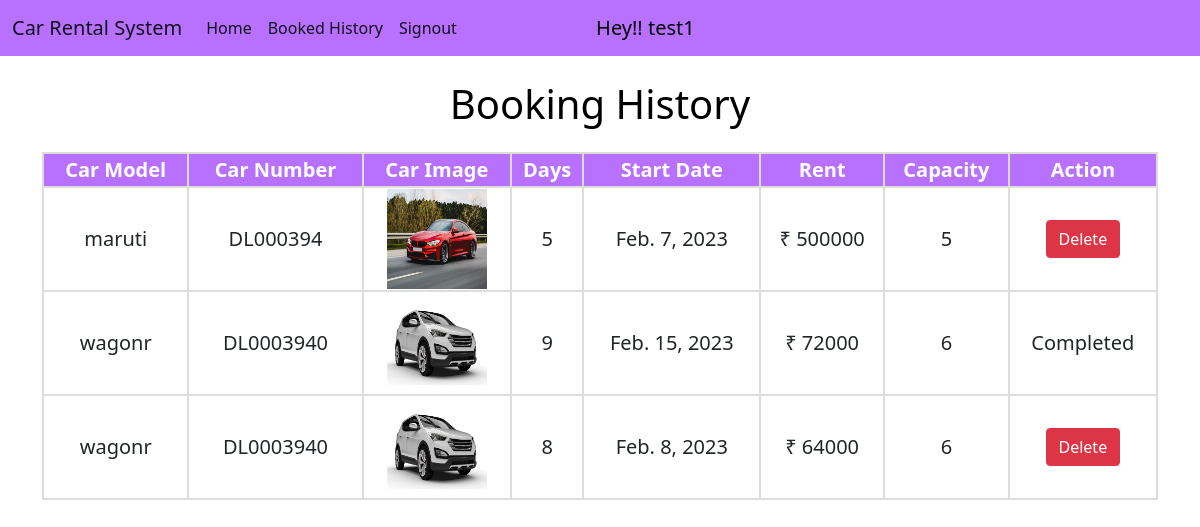
/customer_dashboard/ (signed in), run on the app's committed database.
### home/models.py (models this page shows, shortened)
class User(AbstractUser):
    is_customer= models.BooleanField('customer status',default=False)
    is_car_agency= models.BooleanField('car agency status',default=False)

class Car(models.Model):
    model = models.CharField(max_length=50)
    number = models.CharField(max_length=50, unique=True)
    image = models.ImageField(upload_to="")
    car_agency = models.ForeignKey(CarAgency, on_delete=models.PROTECT)
    capacity = models.CharField(max_length=2)
    location = models.ForeignKey(Location, on_delete=models.SET_NULL, null=True)
    is_available = models.BooleanField(default=True)
    rent = models.CharField(max_length=10, blank=True)

class Booking(models.Model):
    user = models.ForeignKey(User, on_delete=models.CASCADE)
    car_agency = models.ForeignKey(CarAgency, on_delete=models.CASCADE)
    car = models.ForeignKey(Car, on_delete=models.CASCADE)
    rent = models.CharField(max_length=10)
    days = models.CharField(max_length=3)
    date = models.DateField()
    is_complete = models.BooleanField(default=False)

### home/views.py (the view)
# urls.py: path("customer_dashboard/", views.booked_history, name="customer_homepage"),
def booked_history(request):
    view_booked = []
    user = User.objects.get(username=request.user)
    try:
        bookings = Booking.objects.filter(user=user)
    except:
        bookings = None
    if bookings is not None:
        for booking in bookings:
                booking_dictionary = {'id':booking.id, 'rent':booking.rent, 'car':booking.car, 'days':booking.days, 'date':booking.date, 'car_agency':booking.car_agency, 'is_complete':booking.is_complete}
                view_booked.append(booking_dictionary)
    return render(request, "booked_history.html", {'view_booked':view_booked})

### home/templates/booked_history.html (shortened to what this page needs)
{% extends 'customer_navbar.html' %}
{% block body %}
<div class="container">
    {% if view_booked %}
    <h1 class="mt-4">Booking History</h1>
    <div class="users-table mt-4">
    <table>
        <tbody>
            <tr>
                <th>Car Model</th>
                <th>Car Number</th>
                <th> Car Image</th>
                <th>Days</th>
                <th>Start Date</th>
                <th>Rent</th>
                <th>Capacity</th>
                <th>Action</th>
            </tr>
            {% for book in view_booked %}
            <tr>
                <td>{{book.car.model}}</td>
                <td>{{book.car.number}}</td>
                <td><img src="{{book.car.image.url}}" alt="" width="100px" height="100px"></td>
                <td>{{book.days}}</td>
                <td>{{book.date}}</td>
                <td>₹ {{book.rent}}</td>
                <td>{{book.car.capacity}}</td>
                {% if book.is_complete %}
                <td>Completed</td>
                {% else %}
                <td><a href="/delete_book/{{book.id}}/" class="btn btn-danger" onclick="return confirm('Are you sure you want to delete {{car.name}}?')">Delete</a></td>
                {% endif %}
            </tr>
            {% endfor %}
        </tbody>
    </table>
    {% else %}
    <br>
    <h2>No Booking history</h2>
    {% endif %}
</div>
{% endblock %}

### home/templates/customer_navbar.html (shortened to what this page needs)
<!doctype html>
<html lang="en">
  <head>
    <link href="https://cdn.jsdelivr.net/npm/bootstrap@5.1.0/dist/css/bootstrap.min.css" rel="stylesheet">
  </head>
  <body>
    <nav class="navbar navbar-expand-lg navbar-light sticky-top">
        <div class="container-fluid">
          <a class="navbar-brand" href="/">Car Rental System</a>
          <div class="collapse navbar-collapse" id="navbarSupportedContent">
            <ul class="navbar-nav me-5">
              <li class="nav-item">
                <a class="nav-link active" aria-current="page" href="/">Home</a>
              </li>
              <li class="nav-item">
                <a class="nav-link active" aria-current="page" href="/booked_history/">Booked History</a>
              </li>
              <li class="nav-item">
                <a class="nav-link active" aria-current="page" href="/signout/">Signout</a>
              </li>
            </ul>
            <a href="#" style="text-decoration: none; color: black; font-size: 20px;">&nbsp;&nbsp;&nbsp;&nbsp;&nbsp;&nbsp;&nbsp;&nbsp;&nbsp;&nbsp;&nbsp;&nbsp;&nbsp;&nbsp;&nbsp;
              Hey!! {{request.user}}</a>
          </div>
        </div>
      </nav>
      {% block body %}
      {% endblock %}
  </body>
</html>

### home/templates/customer_navbar.html (style rules this page uses)
.navbar { background-color: #B871FF; }

### home/templates/booked_history.html (style rules this page uses)
h1 { text-align: center; color: black; }
table { border-collapse: collapse; width: 100%; text-align: center; font-size: 20px; }
th { background-color: #B871FF; color: white; }
th, td { border: 2px solid #ddd; }

### data on the page
User: user "test1"
Car: car.model "maruti", car.number "DL000394", car.image (picture), days "5", date "Feb. 7, 2023", rent "500000", car.capacity "5"
Car: car.model "wagonr", car.number "DL0003940", car.image (picture), days "9", date "Feb. 15, 2023", rent "72000", car.capacity "6", shows "Completed", days "8", date "Feb. 8, 2023", rent "64000"
